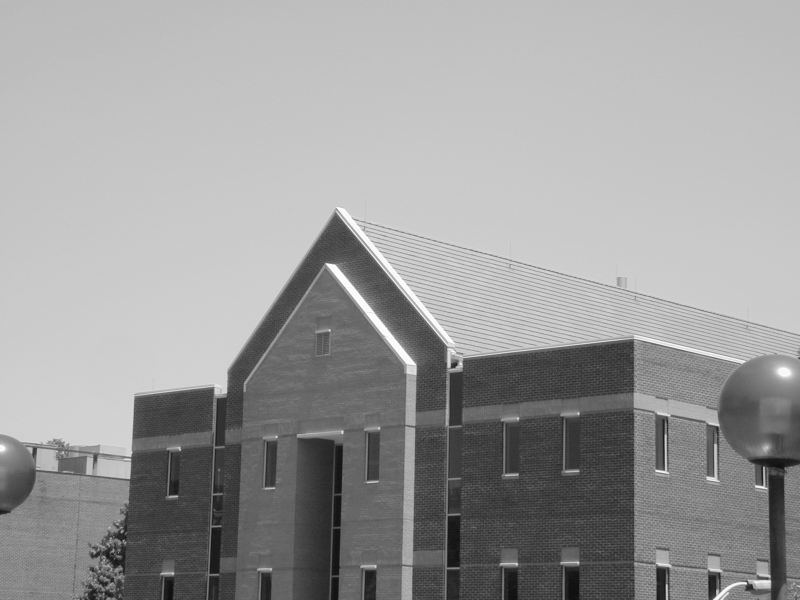
//> input picture lab9/Imagini_Laborator/house.pgm, 1600 x 1200 px (shown at 1/2 size)
$ ./main_lab9   (built with g++ and OpenCV 4)
//> lines starting //> are read from the running program, lines starting //| are printed output that depends on the picture
### lab9/frequency_domain_helpers.h
#ifndef FREQUENCY_DOMAIN_HELPERS_H
#define FREQUENCY_DOMAIN_HELPERS_H

#include <opencv2/opencv.hpp>
#include <opencv2/core.hpp>
#include <opencv2/imgproc.hpp>
#include <opencv2/highgui.hpp>
#include <cmath>

// ==================== TRANSFORMATA FOURIER ====================

cv::Mat computeFourierSpectrum(const cv::Mat& src, cv::Mat& complexImage);
cv::Mat computeDFT(const cv::Mat& src);
cv::Mat computeIDFT(const cv::Mat& complexImage);
cv::Mat shiftDFT(const cv::Mat& complexImage);
cv::Mat computeMagnitudeSpectrum(const cv::Mat& complexImage);

// ==================== FILTRE TRECE-JOS ====================

cv::Mat createIdealLowPassFilter(int rows, int cols, float D0);
cv::Mat createButterworthLowPassFilter(int rows, int cols, float D0, int n = 2);
cv::Mat createGaussianLowPassFilter(int rows, int cols, float D0);

// ==================== FILTRE TRECE-SUS ====================

cv::Mat createIdealHighPassFilter(int rows, int cols, float D0);
cv::Mat createButterworthHighPassFilter(int rows, int cols, float D0, int n = 2);
cv::Mat createGaussianHighPassFilter(int rows, int cols, float D0);

// ==================== APLICARE FILTRE ====================

cv::Mat applyFrequencyFilter(const cv::Mat& src, const cv::Mat& filter);
cv::Mat multiplyComplexWithFilter(const cv::Mat& complexImage, const cv::Mat& filter);

// ==================== FUNCȚII UTILITARE ====================

float computeDistance(int u, int v, int centerU, int centerV);
cv::Mat getOptimalDFTSize(const cv::Mat& src);
cv::Mat spatialFilterToFrequencyDomain(const cv::Mat& spatialFilter, int targetRows, int targetCols);

#endif // FREQUENCY_DOMAIN_HELPERS_H

### lab9/frequency_domain_helpers.cpp
#include "frequency_domain_helpers.h"
#include <iostream>

// ==================== FUNCȚII UTILITARE ====================

float computeDistance(int u, int v, int centerU, int centerV) {
    return std::sqrt((u - centerU) * (u - centerU) + (v - centerV) * (v - centerV));
}

// [55 lines left out: functions getOptimalDFTSize, spatialFilterToFrequencyDomain, not called in this run]

// ==================== TRANSFORMATA FOURIER ====================

cv::Mat computeDFT(const cv::Mat& src) {
    // Convertim imaginea la grayscale dacă este necesar
    cv::Mat gray;
    if (src.channels() > 1) {
        cv::cvtColor(src, gray, cv::COLOR_BGR2GRAY);
    } else {
        gray = src.clone();
    }

    // Optimizăm dimensiunea pentru DFT folosind funcția OpenCV
    int M = cv::getOptimalDFTSize(gray.rows);
    int N = cv::getOptimalDFTSize(gray.cols);

    cv::Mat padded;
    cv::copyMakeBorder(gray, padded, 0, M - gray.rows, 0, N - gray.cols, cv::BORDER_CONSTANT, cv::Scalar::all(0));

    // Convertim la float
    padded.convertTo(padded, CV_32F);

    // Creăm un array cu 2 canale (real, imaginar) folosind cv::merge
    cv::Mat planes[] = {padded, cv::Mat::zeros(padded.size(), CV_32F)};
    cv::Mat complexImage;
    cv::merge(planes, 2, complexImage);

    // Aplicăm DFT folosind funcția OpenCV
    cv::dft(complexImage, complexImage);

    return complexImage;
}

cv::Mat shiftDFT(const cv::Mat& complexImage) {
    cv::Mat shifted = complexImage.clone();

    int cx = shifted.cols / 2;
    int cy = shifted.rows / 2;

    // Creăm ROI-uri pentru cele 4 cadrane
    cv::Mat q0(shifted, cv::Rect(0, 0, cx, cy));       // Top-Left
    cv::Mat q1(shifted, cv::Rect(cx, 0, cx, cy));      // Top-Right
    cv::Mat q2(shifted, cv::Rect(0, cy, cx, cy));      // Bottom-Left
    cv::Mat q3(shifted, cv::Rect(cx, cy, cx, cy));     // Bottom-Right

    // Interschimbăm cadranele
    cv::Mat tmp;
    q0.copyTo(tmp);
    q3.copyTo(q0);
    tmp.copyTo(q3);

    q1.copyTo(tmp);
    q2.copyTo(q1);
    tmp.copyTo(q2);

    return shifted;
}

cv::Mat computeMagnitudeSpectrum(const cv::Mat& complexImage) {
    // Separăm canalele (real și imaginar) folosind cv::split
    cv::Mat planes[2];
    cv::split(complexImage, planes);

    // Calculăm magnitudinea folosind cv::magnitude: sqrt(Re^2 + Im^2)
    cv::Mat magnitude;
    cv::magnitude(planes[0], planes[1], magnitude);

    // Adăugăm 1 pentru a evita log(0)
    magnitude += cv::Scalar::all(1);

    // Aplicăm logaritmul pentru o vizualizare mai bună folosind cv::log
    cv::log(magnitude, magnitude);

    return magnitude;
}

cv::Mat computeFourierSpectrum(const cv::Mat& src, cv::Mat& complexImage) {
    // Calculăm DFT folosind funcția noastră care apelează cv::dft
    complexImage = computeDFT(src);

    // Shiftăm pentru a avea frecvențele nule în centru
    cv::Mat shiftedComplex = shiftDFT(complexImage);

    // Calculăm spectrul de magnitudine folosind cv::magnitude și cv::log
    cv::Mat spectrum = computeMagnitudeSpectrum(shiftedComplex);

    // Normalizăm pentru afișare (0-255) folosind cv::normalize
    cv::Mat normalizedSpectrum;
    cv::normalize(spectrum, normalizedSpectrum, 0, 255, cv::NORM_MINMAX);
    normalizedSpectrum.convertTo(normalizedSpectrum, CV_8U);

    return normalizedSpectrum;
}

// [159 lines left out: functions computeIDFT, createIdealLowPassFilter, createButterworthLowPassFilter, createGaussianLowPassFilter, createIdealHighPassFilter, createButterworthHighPassFilter and 3 more, not called in this run]

### lab9/main_lab9.cpp
#include <opencv2/opencv.hpp>
#include <opencv2/core.hpp>
#include <opencv2/imgproc.hpp>
#include <opencv2/highgui.hpp>
#include <iostream>
#include <string>
#include "frequency_domain_helpers.h"

using namespace cv;
using namespace std;

void displayMenu() {
    cout << "\n====== LABORATOR 9 - Prelucrarea imaginilor in domeniul frecventelor ======\n";
    cout << "1. Afiseaza imaginea si transformata Fourier\n";
    cout << "2. Filtrare in domeniu frecventa pornind de la filtru gaussian spatial\n";
    cout << "3. Filtrare in domeniul frecventa pornind de la filtru gaussian in domeniul frecventa\n";
    cout << "0. Iesire\n";
    cout << "===============================================================================\n";
    cout << "Alegeti optiunea: ";
}

// Punctul 1: Afișarea unei imagini și a transformatei Fourier
void showFourierTransform(const Mat& image, const string& windowName = "Laborator 9") {
    cout << "\n=== Punctul 1: Afișarea imaginii și transformatei Fourier ===";
    cout << "\nSe folosește funcția cv::dft pentru calcularea DFT\n";

    Mat complexImage;
    Mat spectrum = computeFourierSpectrum(image, complexImage);

    // Afișăm imaginea originală și spectrul
    Mat display;
    Mat imageDisplay;

    // Convertim imaginea la grayscale pentru afișare dacă este color
    if (image.channels() == 3) {
        cvtColor(image, imageDisplay, COLOR_BGR2GRAY);
    } else {
        imageDisplay = image.clone();
    }

    // Redimensionăm spectrul la dimensiunea imaginii originale pentru comparație
    Mat spectrumResized;
    resize(spectrum, spectrumResized, imageDisplay.size());

    hconcat(imageDisplay, spectrumResized, display);

    // Salvăm rezultatele
    imwrite("output_lab9/punctul1_original.png", imageDisplay);
    imwrite("output_lab9/punctul1_spectru_fourier.png", spectrumResized);
    imwrite("output_lab9/punctul1_combinat.png", display);

    cout << "Afișare: Imaginea originală | Spectrul Fourier\n";
    cout << "✓ Salvat: output_lab9/punctul1_original.png\n";
    cout << "✓ Salvat: output_lab9/punctul1_spectru_fourier.png\n";
    cout << "✓ Salvat: output_lab9/punctul1_combinat.png\n";

    imshow(windowName, display);
    cout << "Apasati orice tasta pentru a continua...\n";
    waitKey(0);
}

// Punctul 2: Filtrarea în domeniul frecvență pornind de la un filtru gaussian spatial
// [159 lines left out: functions filterFromSpatialGaussian, filterFromFrequencyGaussian, not called in this run]

int main(int argc, char** argv) {
    // Încarcă imaginea
    string imagePath = "Imagini_Laborator/house.pgm";

    if (argc > 1) {
        imagePath = argv[1];
    }

    Mat image = imread(imagePath, IMREAD_GRAYSCALE);
//> image is the input picture: 1200 rows x 1600 cols, CV_8UC1; min 9, max 255, mean 155.4

    if (image.empty()) {
        cerr << "Eroare: Nu s-a putut incarca imaginea: " << imagePath << endl;
        cerr << "Folositi: " << argv[0] << " [cale_imagine]" << endl;
        return -1;
    }

    cout << "Imaginea incarcata: " << imagePath << endl;
    cout << "Dimensiuni: " << image.cols << "x" << image.rows << endl;
//| Dimensiuni: 1600x1200

    int choice;
    float D0;

    while (true) {
        displayMenu();
        cin >> choice;
//> the answer given: 1

        if (cin.fail()) {
            cin.clear();
            cin.ignore(10000, '\n');
            cout << "Optiune invalida! Introduceti un numar.\n";
            continue;
        }

        switch (choice) {
            case 0:
                cout << "La revedere!\n";
                return 0;

            case 1:
                showFourierTransform(image);
//> in computeDFT, `cv::Mat planes[] = {padded, cv::Mat::zeros(padded.size(), CV_32F)};`: planes[1]: 1200 rows x 1600 cols, CV_32FC1; every value is 0
//> in computeFourierSpectrum, `cv::Mat spectrum = computeMagnitudeSpectrum(shiftedComplex);`:
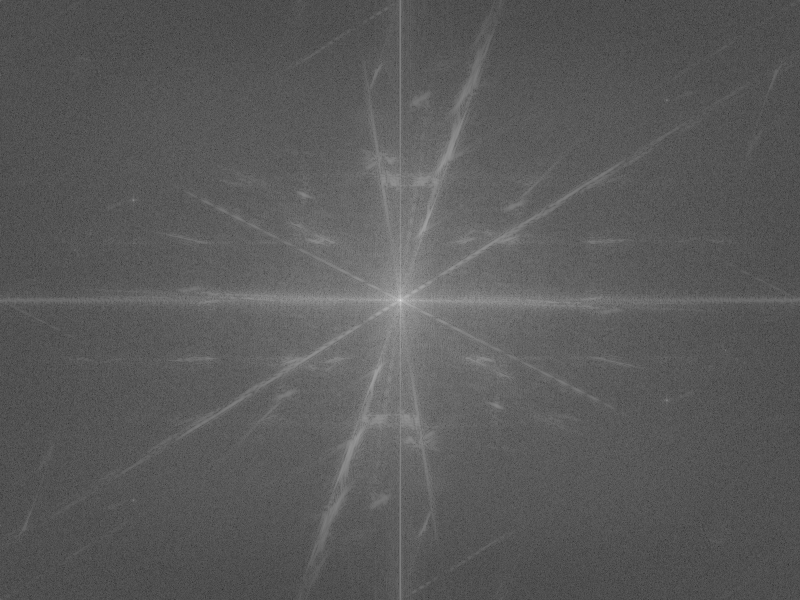
//> spectrum: 1200 rows x 1600 cols, CV_32FC1 (shown at 1/2 size); min 1.72, max 19.51, mean 8.05; drawn with min black and max white
//> in showFourierTransform, `hconcat(imageDisplay, spectrumResized, display);`:
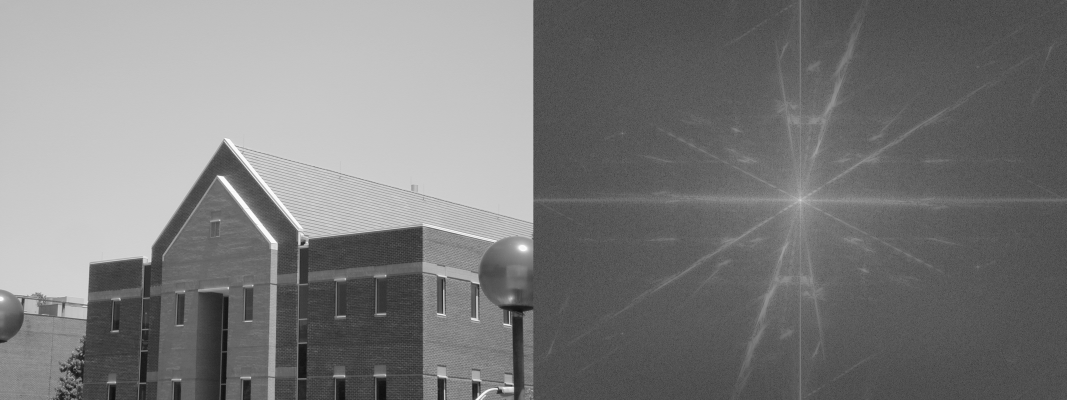
//> display: 1200 rows x 3200 cols, CV_8UC1 (shown at 1/3 size); min 0, max 255, mean 123.1
                break;

            case 2:
                filterFromSpatialGaussian(image);
                break;

            case 3:
                cout << "Introduceti raza de taiere D0 (recomandat 20-50): ";
                cin >> D0;
                if (cin.fail() || D0 <= 0) {
                    cin.clear();
                    cin.ignore(10000, '\n');
                    cout << "Valoare invalida! Se folosește D0 = 30\n";
                    D0 = 30.0f;
                }
                filterFromFrequencyGaussian(image, D0);
                break;

            default:
                cout << "Optiune invalida! Alegeti intre 0-3.\n";
        }
    }

    return 0;
}

$ run again, with lab9/Imagini_Laborator/TestImg2.jpg saved as lab9/Imagini_Laborator/house.pgm
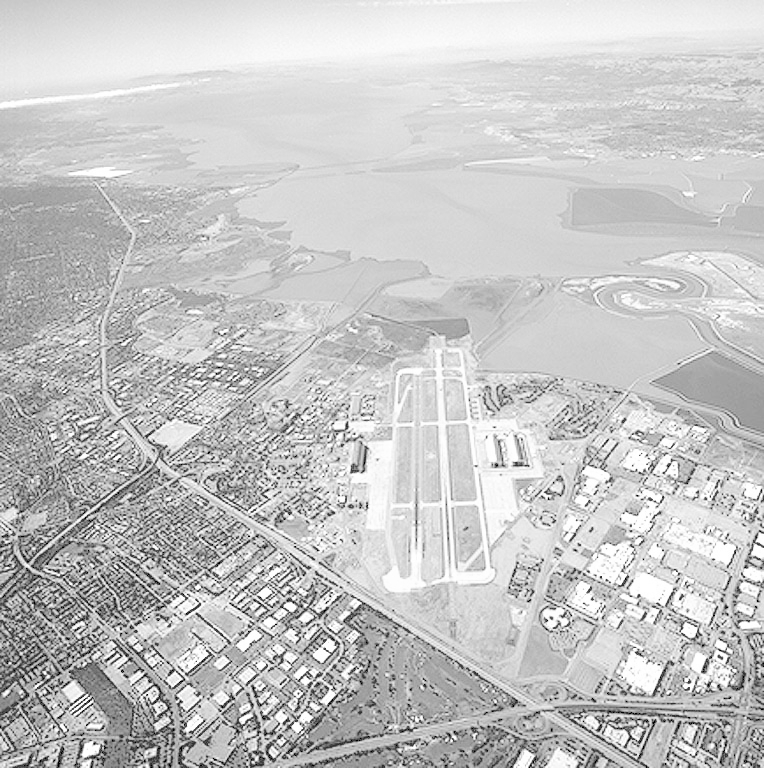
//> input picture lab9/Imagini_Laborator/TestImg2.jpg, 764 x 768 px
//> image is the input picture: 768 rows x 764 cols, CV_8UC1; min 0, max 255, mean 197.2
//| Dimensiuni: 764x768
//> in computeFourierSpectrum, `cv::Mat spectrum = computeMagnitudeSpectrum(shiftedComplex);`:
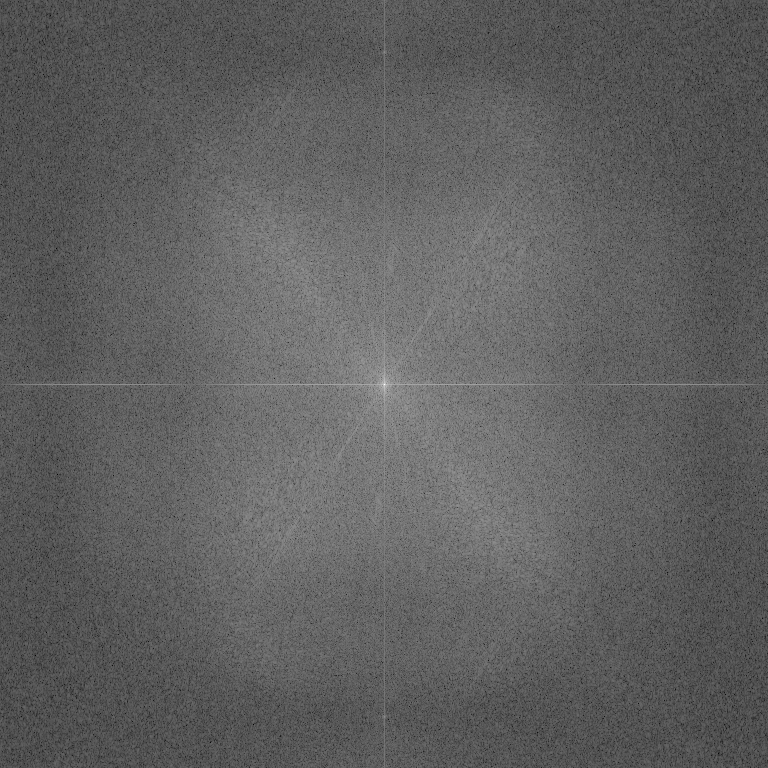
//> spectrum: 768 rows x 768 cols, CV_32FC1; min 3.35, max 18.57, mean 9.09; drawn with min black and max white
//> in showFourierTransform, `hconcat(imageDisplay, spectrumResized, display);`:
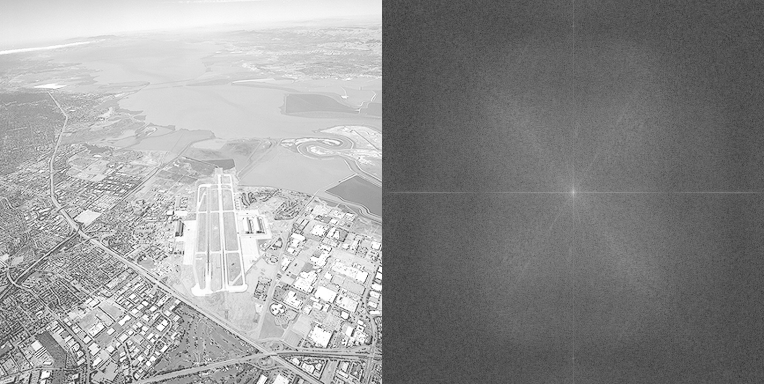
//> display: 768 rows x 1528 cols, CV_8UC1 (shown at 1/2 size); min 0, max 255, mean 146.7
